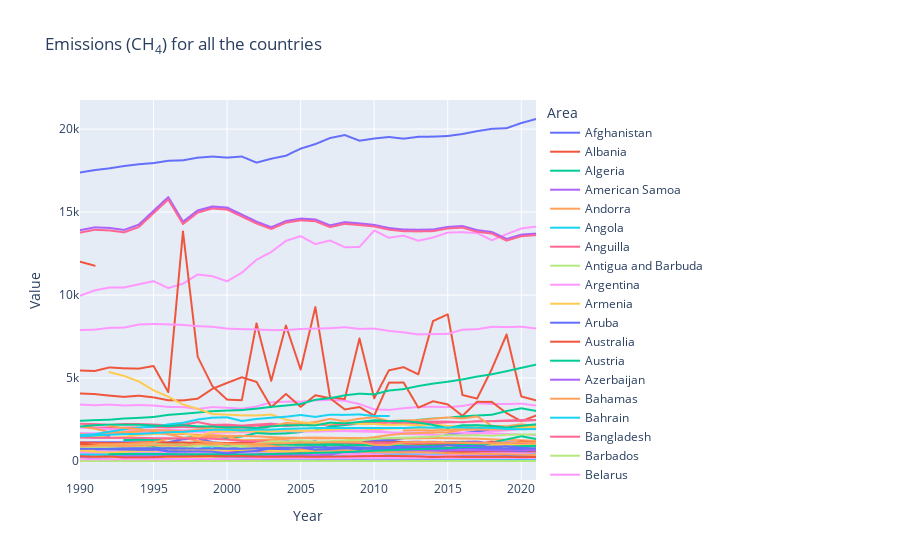

The cell this chart's notebook holds for it:
### Code cell
# draw line plot for the element "Emissions (Ch4)" for all the coutries using plotly
import plotly.express as px

df_ch4 = df[df['Element'] == 'Emissions (CH4)']
fig = px.line(df_ch4, x='Year', y='Value', color='Area', title='Emissions (CH<sub>4</sub>) for all the countries')
fig.show()
